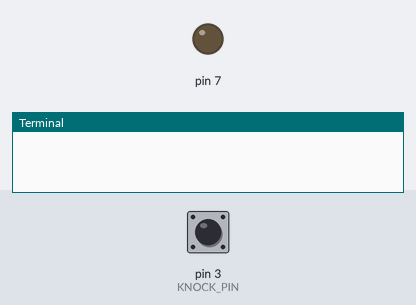
Recording of a program running on a simulated Raspberry Pi (header pin numbers). Parts: output pins drawn as LEDs (lit = HIGH), the last lines printed to the terminal. The inputs (shaded band) are chosen by the test bench; at power-on: pin 3 (KNOCK_PIN) HIGH.

Above: at 1.2 s.
1.3 s: pin 3 (KNOCK_PIN) pulled LOW for 0.15 s
At 1.8 s:
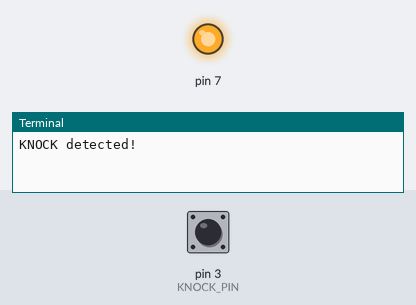
Timing chart, 0 to 4.3 s (numbered marks = the images above; inputs shaded):
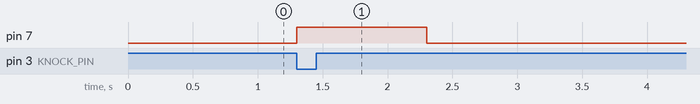

Measured:
- after the input at 1.3 s, pin 7: LOW → HIGH at once, → LOW 1.0 s later

The program:

knock.py
```python
#!/usr/bin/env python
import RPi.GPIO as GPIO
import time

KNOCK_PIN = 3
#SHOCK_PIN = 13

led_status = 1

def setup():
	GPIO.setmode(GPIO.BOARD)
#	GPIO.setup(SHOCK_PIN, GPIO.IN, pull_up_down=GPIO.PUD_UP)
	GPIO.setup(KNOCK_PIN, GPIO.IN, pull_up_down=GPIO.PUD_UP)
	GPIO.setup(7, GPIO.OUT)
	GPIO.output(7,0)

def knock_detected(e):
	print "KNOCK detected!"
	GPIO.output(7,1)
	time.sleep(1)
	GPIO.output(7,0)

#def shock_detected(e):
#	print "SHOCK detected!"

def loop():
#	GPIO.add_event_detect(SHOCK_PIN, GPIO.FALLING, callback=shock_detected, bouncetime=200)
        GPIO.add_event_detect(KNOCK_PIN, GPIO.FALLING, callback=knock_detected, bouncetime=200)
	while True:
		pass

def destroy():
	GPIO.cleanup()

if __name__ == '__main__':
	setup()
	try:
		loop()
	except KeyboardInterrupt:
		destroy()
```
